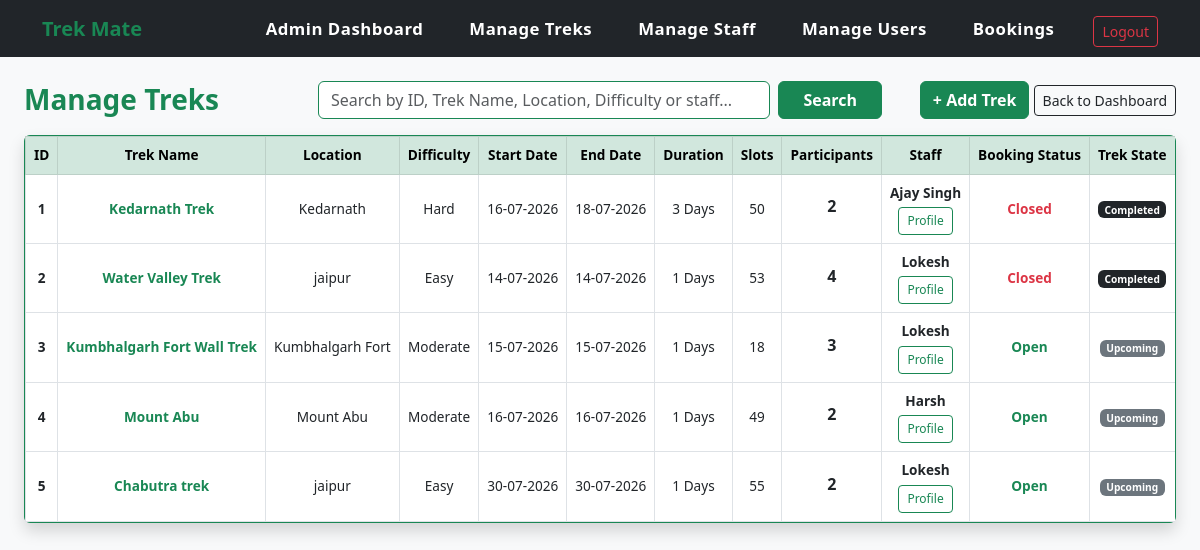
The page /admin/manage_treks (signed in) on the database its author committed.
### app.py (models this page shows)
class Trek(db.Model):
    __tablename__ = 'trekmate_treks'
    id = db.Column(db.Integer, primary_key=True)
    name = db.Column(db.String(100), nullable=False)
    location = db.Column(db.String(100), nullable=False)
    state = db.Column(db.String(50), nullable=False)
    country = db.Column(db.String(50), nullable=False, default='India')
    description = db.Column(db.Text, nullable=True)
    duration = db.Column(db.Integer, nullable=False)
    difficulty = db.Column(db.String(20), nullable=False)
    available_slots = db.Column(db.Integer, nullable=False)
    requested_slots = db.Column(db.Integer, nullable=True)
    price = db.Column(db.Float, nullable=False, default=0.0)
    status = db.Column(db.String(15), nullable=False, default='Upcoming')
    start_date = db.Column(db.Date, nullable=False)
    end_date = db.Column(db.Date, nullable=False)
    staff_id = db.Column(db.Integer, db.ForeignKey('trekmate_staff.id'))
    bookings = db.relationship('Booking', backref='trek', lazy=True)

class User(db.Model):
    __tablename__ = 'trekmate_user'
    id = db.Column(db.Integer, primary_key=True)
    username = db.Column(db.String(60), unique=True, nullable=False)
    email = db.Column(db.String(100), unique=True, nullable=False)
    password = db.Column(db.String(120), nullable=False)
    role = db.Column(db.String(10), nullable=False, default='trekker')
    status = db.Column(db.String(15), default='Active')
    full_name = db.Column(db.String(120))
    phone_number = db.Column(db.String(20), default="")
    gender = db.Column(db.String(10))
    date_of_birth = db.Column(db.Date)
    city = db.Column(db.String(50))
    state = db.Column(db.String(50))
    bio = db.Column(db.Text, default="")
    staff_profile = db.relationship('StaffProfile', backref='user', uselist=False, cascade="all, delete-orphan")
    bookings = db.relationship('Booking', backref='user', lazy=True)

### app.py (the view, shortened to what this page needs)
@app.route("/admin/manage_treks")
def manage_treks():
    if session.get('user_id') == None or session.get('role') != 'admin':
        return redirect(url_for('login'))
    search_query = request.args.get('search', '').strip()
    query = Trek.query.filter(Trek.status != 'Deleted')
    all_treks = query.all()
    today = date.today()
    return render_template("manage_treks.html", treks=all_treks, today=today, search_query=search_query)

### templates/manage_treks.html (shortened to what this page needs)
{% extends 'base.html' %}
{% block content %}
<div class="row mb-3 align-items-center">
    <div class="col-md-3">
        <h3 class="text-success fw-bold mb-0">Manage Treks</h3>
    </div>
    <div class="col-md-6">
        <form action="{{ url_for('manage_treks') }}" method="GET" class="d-flex">
            <input type="text" name="search" class="form-control border-success me-2" placeholder="Search by ID, Trek Name, Location, Difficulty or staff..." value="{{ search_query }}">
            <button type="submit" class="btn btn-success fw-bold px-4">Search</button>
        </form>
    </div>
    <div class="col-md-3 text-end">
        <a href="{{ url_for('add_trek') }}" class="btn btn-success fw-bold">+ Add Trek</a>
        <a href="{{ url_for('admin_dashboard') }}" class="btn btn-outline-dark btn-sm">Back to Dashboard</a>
    </div>
</div>
<div class="card shadow border-success">
    <div class="card-body p-0 table-responsive">
        {% if treks %}
            <table class="table table-bordered table-hover align-middle text-center mb-0" style="font-size: 0.85rem; white-space: nowrap;">
                <thead class="table-success">
                    <tr>
                        <th>ID</th>
                        <th>Trek Name</th>
                        <th>Location</th>
                        <th>Difficulty</th>
                        <th>Start Date</th>
                        <th>End Date</th>
                        <th>Duration</th>
                        <th>Slots</th>
                        <th>Participants</th>
                        <th>Staff</th>
                        <th>Booking Status</th>
                        <th>Trek State</th>
                    </tr>
                </thead>
                <tbody>
                    {% for trek in treks %}
                    <tr>
                        <td class="fw-bold">{{ trek.id }}</td>
                        <td class="fw-bold text-success">{{ trek.name }}</td>
                        <td>{{ trek.location }}</td>
                        <td>{{ trek.difficulty }}</td>
                        <td>{{ trek.start_date.strftime('%d-%m-%Y') }}</td>
                        <td>{{ trek.end_date.strftime('%d-%m-%Y') }}</td>
                        <td>{{ trek.duration }} Days</td>
                        <td>{{ trek.available_slots }}</td>
                        <td>
                            <h6 class="mb-1 fw-bold">{{ trek.bookings|length }}</h6>
                        </td>
                        <td>
                            {% if trek.staff %}
                                <div class="mb-1 fw-bold text-dark">{{ trek.staff.user.username }}</div>
                                <a href="{{ url_for('staff_profile', staff_id=trek.staff.id) }}" class="btn btn-outline-success btn-sm" style="font-size: 0.75rem;">Profile</a>
                            {% else %}
                                <span class="text-danger">Not Assigned</span>
                            {% endif %}
                        </td>
                        <td class="fw-bold">
                            {% if trek.status == 'Upcoming' and trek.available_slots > 0 %}
                                <span class="text-success fw-bold">Open</span>
                            {% elif trek.status == 'Upcoming' and trek.available_slots == 0 %}
                                <span class="text-danger">Sold Out</span>
                            {% else %}
                                <span class="text-danger">Closed</span>
                            {% endif %}
                        </td>
                        <td>
                            {% if trek.status == 'Upcoming' or trek.status == 'Closed' %}
                                <span class="badge bg-secondary">Upcoming</span>
                            {% elif trek.status == 'Pending Approval' %}
                                <span class="badge bg-warning text-dark">Pending Admin</span>
                            {% elif trek.status == 'Ongoing' %}
                                <span class="badge bg-success">Ongoing</span>
                            {% elif trek.status == 'Completed' %}
                               <span class="badge bg-dark">Completed</span>
                            {% endif %}
                        </td>
                    </tr>
                    {% endfor %}
                </tbody>
            </table>
        {% else %}
            <div class="alert alert-warning text-center m-3">There is no trek available.</div>
        {% endif %}
    </div>
</div>
{% endblock %}

### rows shown on the page
Trek: id "1", name "Kedarnath Trek", location "Kedarnath", difficulty "Hard", start_date "16-07-2026", end_date "18-07-2026", duration "3", available_slots "50", bookings|length "2", staff.user.username "Ajay Singh", status "Closed"
Trek: id "2", name "Water Valley Trek", location "jaipur", difficulty "Easy", start_date "14-07-2026", end_date "14-07-2026", duration "1", available_slots "53", bookings|length "4", staff.user.username "Lokesh", status "Closed"
Trek: id "3", name "Kumbhalgarh Fort Wall Trek", location "Kumbhalgarh Fort", difficulty "Moderate", start_date "15-07-2026", end_date "15-07-2026", duration "1", available_slots "18", bookings|length "3", staff.user.username "Lokesh", status "Open"
Trek: id "4", name "Mount Abu", location "Mount Abu", difficulty "Moderate", start_date "16-07-2026", end_date "16-07-2026", duration "1", available_slots "49", bookings|length "2", staff.user.username "Harsh", status "Open"
Trek: id "5", name "Chabutra trek", location "jaipur", difficulty "Easy", start_date "30-07-2026", end_date "30-07-2026", duration "1", available_slots "55", bookings|length "2", staff.user.username "Lokesh", status "Open"
